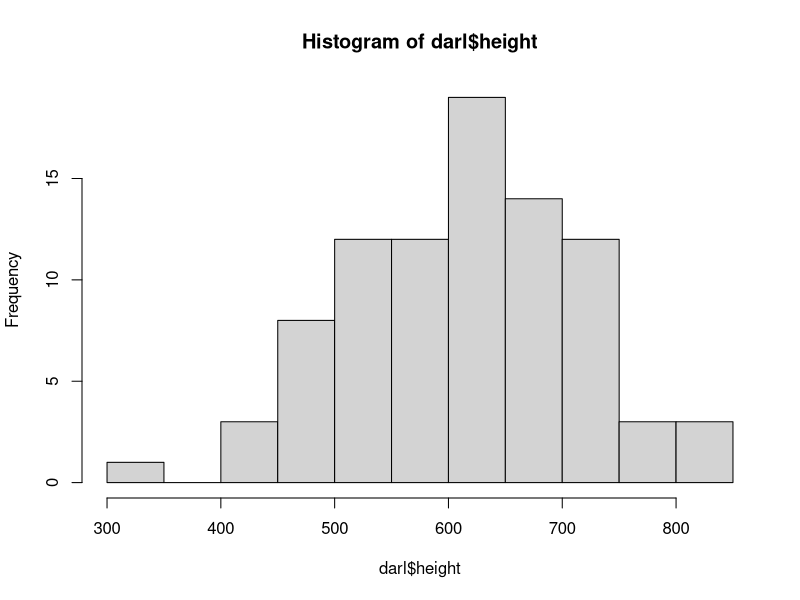
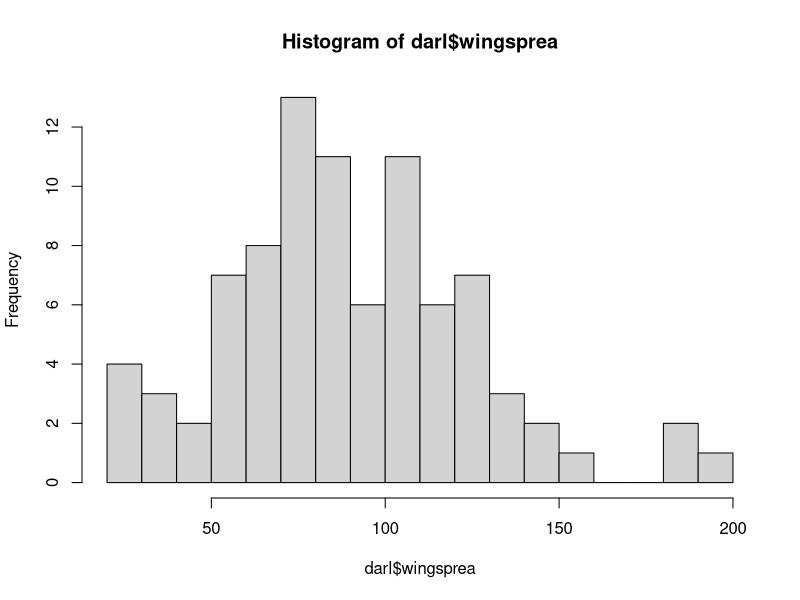
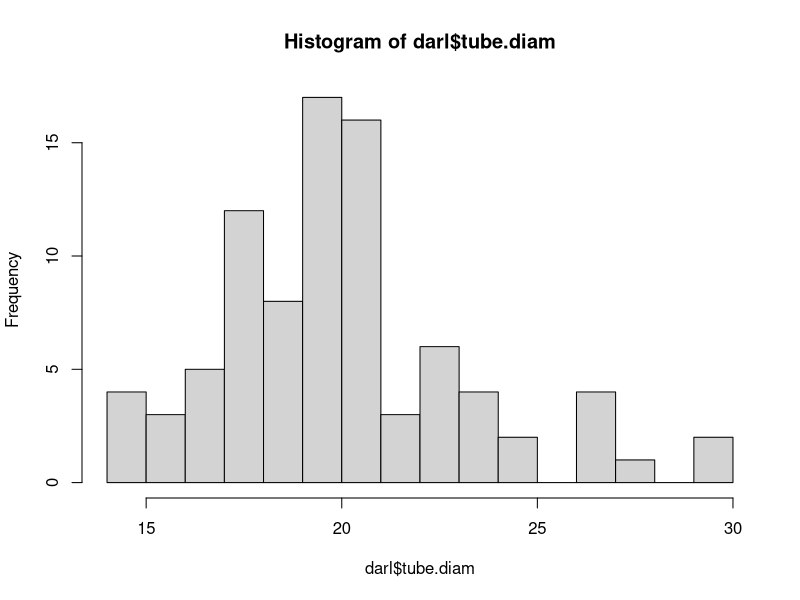
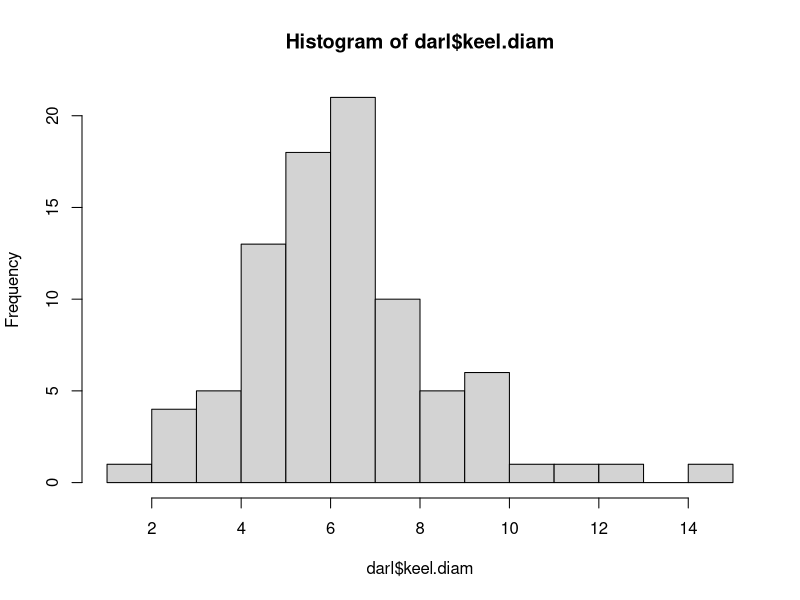
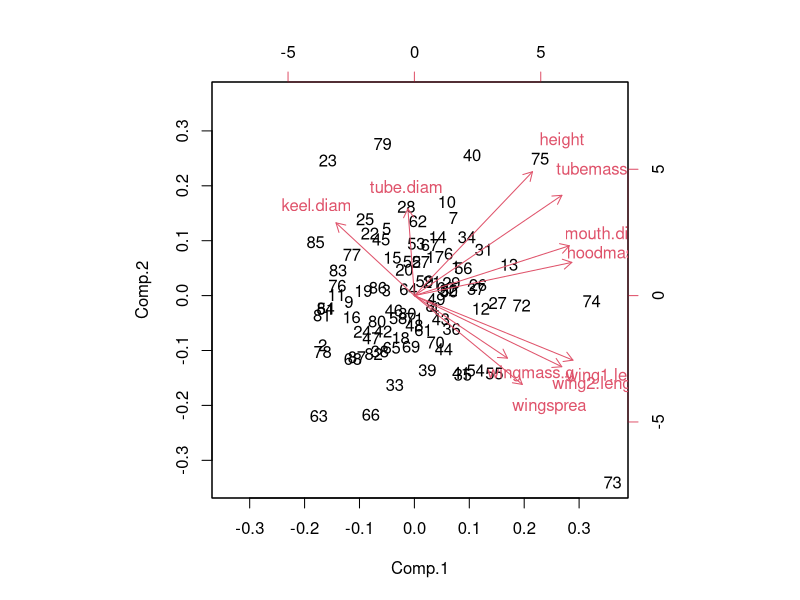

The R script that drew these images, in order:
require(here)
require(dplyr)

## Eigenvector formula
#Ax = lamba(x)

A = matrix(c(3, 1, 1, 0.5), nrow = 2)
A

E <- eigen(A); E
Evalues <- E$values
Evectors <- E$vectors

Evectors
Evalues

## The important aspect of Eigenvalues is if you add them up, 
## you'll get the sum of the matrix diagonals.
## Total sum of diagonals adds up to the total sum of the variance.

## Always as many Eigenvalues as there are rows or columns.
## They're a declining function -> first is always the biggest.

## These are the two multiplications that will satisfy the equation:
#Ax = lamba(x)
A %*% Evectors[,1]
Evalues[1]*Evectors[,1]

darl <- read.csv(here('data/Darlingtonia_GE_Table12.1.csv'), stringsAsFactors = TRUE)
str(darl)

darl.data <- darl[ , ! colnames(darl) %in% c('site', 'plant')]
str(darl.data)

hist(darl$height, breaks = 15)
hist(darl$wingsprea, breaks = 15)
hist(darl$tube.diam, breaks = 15)
hist(darl$keel.diam, breaks = 15)

scaled.data <- scale(darl.data)
s <- cov(scaled.data);s
s %>% round(3)

p <- cor(darl.data) %>% 
  round(2)

s.eigen <- eigen(p)
s.eigen

s.eigen$values
sum(s.eigen$values)

## Gives us the proportion of the variance explained by each principle component (eigenvalue)
s.eigen.prop <- s.eigen$values / sum(s.eigen$values)
s.eigen.prop

## eigenvalues: columns are eigenvectors, rows are variables.
## 'loadings'
## Can use to explain the variance in the eigenvalues. 
s.eigen$vectors

PC1 <- scaled.data[1,] %*% s.eigen$vectors[,1]
PC1

PC.scores <- scaled.data %*% s.eigen$vectors
PC.scores

## If we retain all axes, then there should be zero correlation between all the axes,
## without changing the fundamental relationships in the data. 
## Even though I'm getting some minor correlation here lolol, Jon isn't.
cor(PC.scores) %>% round(3)

loadings <- round(s.eigen$vectors[,1:3], digits = 3)
rownames(loadings) <- colnames(darl.data)
colnames(loadings) <- c('PC1', 'PC2', 'PC3')
loadings

## Number of functions to do PCA
# princomp
darl.PCA <- princomp(darl.data, cor = TRUE)
darl.PCA
summary(darl.PCA)
str(darl.PCA)
darl.PCA$loadings

darl.PCA2 <- prcomp(darl.data)
darl.PCA2

biplot(darl.PCA)

## there's a ggbiplot package

## the more highly correlated data are, the better pca will function